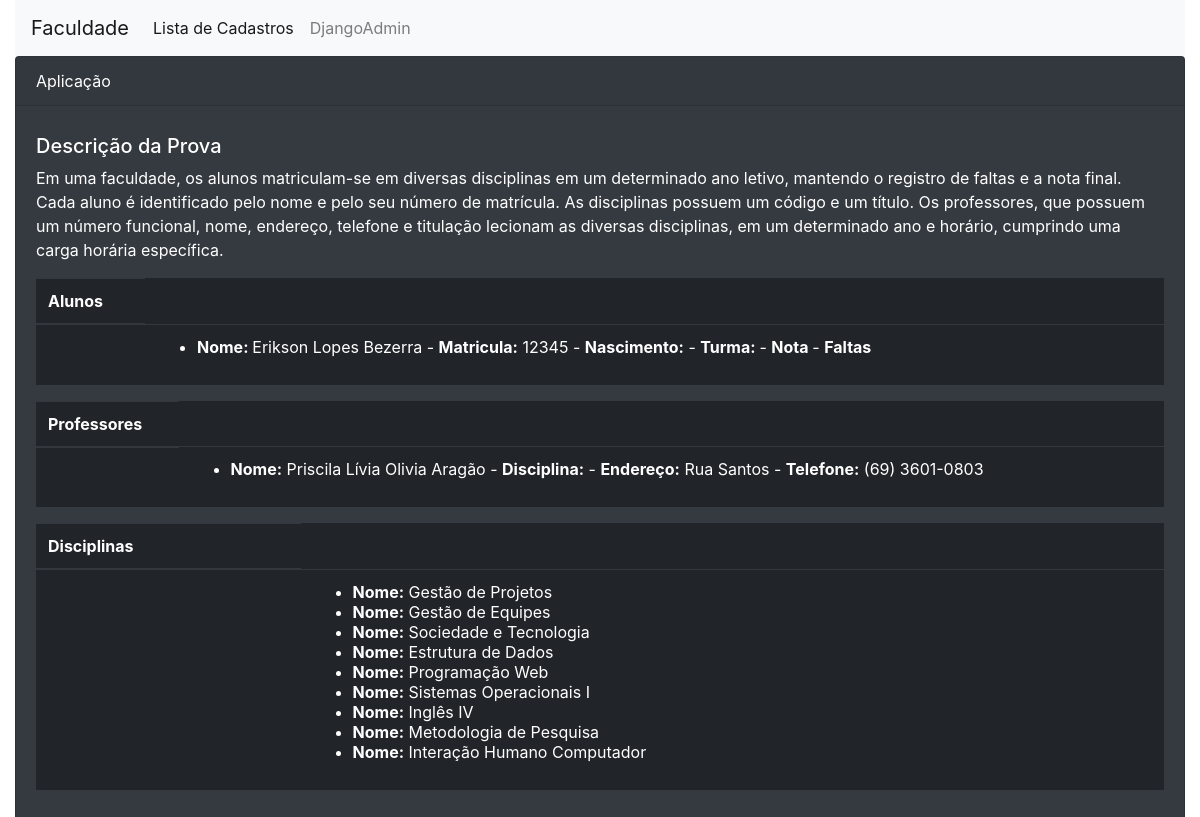
The page /cadastro/ on the database as committed earlier.
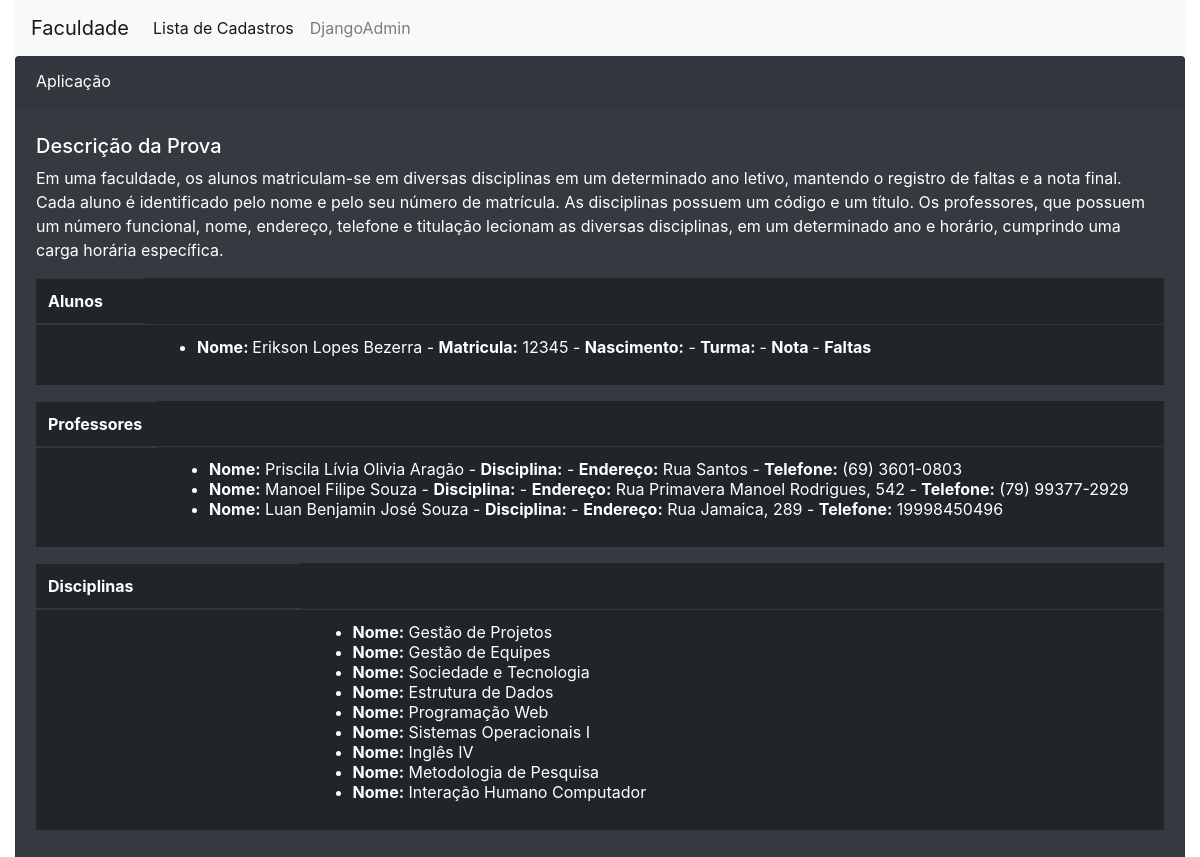
The same page on the database as committed later.
### sistema/models.py (models this page shows, shortened)
class Aluno(models.Model):
	nome = models.CharField(max_length = 50)
	matrícula = models.CharField(max_length = 50, default='0')

class Professor(models.Model):
	nome = models.CharField(max_length = 50)
	titulacao = models.CharField(max_length = 50, default='Titular')
	endereço = models.CharField(max_length = 50)
	telefone = models.CharField(max_length = 30)

class Disciplina(models.Model):
	nome = models.CharField(max_length=30)
	data_criacao = models.DateTimeField(default=datetime.now, blank=True)

### sistema/views.py (the view)
def alunos_list(request):
    alunos = Aluno.objects.all()
    disciplinas = Disciplina.objects.all()
    professores = Professor.objects.all()
    context = {
       'alunos_list': alunos,
       'turmas_list': disciplinas,
       'professores_list': professores
    }
    return render(request, 'sistema/list.html', context)

### sistema/templates/sistema/list.html (shortened to what this page needs)
<link rel="stylesheet" href="https://stackpath.bootstrapcdn.com/bootstrap/4.1.3/css/bootstrap.min.css"
>
<link rel="stylesheet" type="text/css" href="sis.css">
<!DOCTYPE html>
<html lang="pt-BR">
    <head>
         <link rel="stylesheet" href="https://stackpath.bootstrapcdn.com/bootstrap/4.1.3/css/bootstrap.min.css">
    </head>
    <div class="container-fluid">
    <nav class="navbar navbar-expand-lg navbar-light bg-light">
  <a class="navbar-brand" href="#">Faculdade</a>
  <div class="collapse navbar-collapse" id="navbarNav">
    <ul class="navbar-nav">
      <li class="nav-item active">
        <a class="nav-link" href="/alunos/">Lista de Cadastros<span class="sr-only">(Página atual)</span></a>
      </li>
      <li class="nav-item">
        <a class="nav-link" href="{% url 'admin:index' %}">DjangoAdmin</a>
      </li>
    </ul>
  </div>
</nav>
    <body>
    <div class="card text-white bg-dark mb-3">
  <div class="card-header">
    Aplicação
  </div>
  <div class="card-body">
    <h5 class="card-title my-2 mx-auto center">Descrição da Prova</h5>
    <p class="card-text">Em uma faculdade, os alunos matriculam-se em diversas disciplinas em um determinado ano letivo, mantendo o registro de faltas e a nota final. Cada aluno é identificado pelo nome e pelo seu número de matrícula. As disciplinas possuem um código e um título. Os professores, que possuem um número funcional, nome, endereço, telefone e titulação lecionam as diversas disciplinas, em um determinado ano e horário, cumprindo uma carga horária específica.
</p>
         <table class="table table-dark">
  <thead>
    <tr>
      <th scope="col mx-auto">Alunos</th>
    </tr>
  </thead>
  <tbody>
    <tr>
      <th scope="row"></th>
      <td>
      <ul>
          {% for item in alunos_list %}
             <li>
                <b>Nome:     </b>{{ item.nome }} - <b>Matricula:</b> {{ item.matrícula }} - <b>Nascimento:</b> {{ item.nascimento }} - <b> Turma: </b> {{ item.turma}} - <b> Nota </b> {{ item.nota }} - <b> Faltas </b> {{item.faltas}}
             </li>
          {% endfor %}
       </ul>
       </td>
    </tr>
  </tbody>
  <table class="table table-dark">
  <thead>
    <tr>
      <th scope="col">Professores</th>
    </tr>
  </thead>
  <tbody>
    <tr>
      <th scope="row"></th>
      <td>
      <ul>
          {% for item in professores_list %}
             <li>
                <b>Nome:</b> {{ item.nome }} - <b>Disciplina:</b> {{ item.disciplina }} - <b>Endereço:</b> {{ item.endereço }} - <b>Telefone:</b> {{ item.telefone }}
             </li>
          {% endfor %}
       </ul>
       </td>
    </tr>
  </tbody>
  <table class="table table-dark">
  <thead>
    <tr>
      <th scope="col mx-md-n5">Disciplinas</th>
    </tr>
  </thead>
  <tbody>
    <tr>
      <th scope="row "></th>
      <td>
      <ul>
          {% for item in turmas_list %}
             <li>
                <b>Nome:</b> {{ item.nome }}
             </li>
          {% endfor %}
           </ul>
       </td>
    </tr>
  </tbody>
      </body>
      </div>
</html>

Rows that differ between the two databases and show on the page:
added Professor: nome "Manoel Filipe Souza", endereço "Rua Primavera Manoel Rodrigues, 542", telefone "(79) 99377-2929"
added Professor: nome "Luan Benjamin José Souza", endereço "Rua Jamaica, 289", telefone "19998450496"
